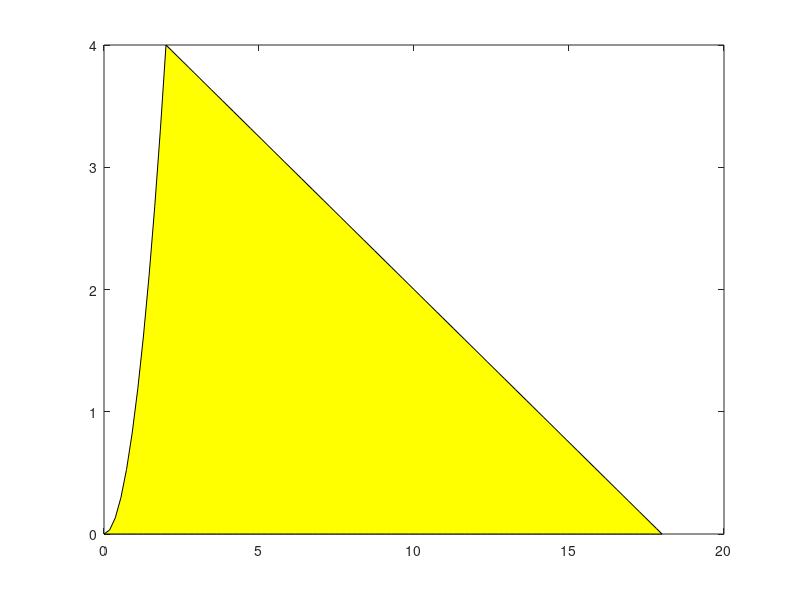

Write MATLAB code to recreate this figure.
x=linspace(0, 18);
y=x.^2;
y2=x.*(-1./4)+(9./2);
y3=x.*0;

figure(1)
plot(x,y, x,y2, x,y3); grid on;
axis([-1,20,-1,5])
area(x, min([y; y2]), 'FaceColor','y')
